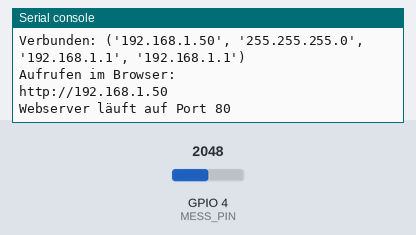
The program below on a simulated ESP32 board running MicroPython. On the bench: the last lines printed to the serial console. The test bench sets the inputs (shaded band); at power-on: GPIO 4 (MESS_PIN) = 2048 (analog values on the 0–4095 scale). WiFi joins after 1.5 s; the clock reads 2024-03-15 10:24:30 at power-on unless the program sets it.

Above: at 2.7 s.
2.8 s: GPIO 4 (MESS_PIN) set to 2866
At 6.6 s:
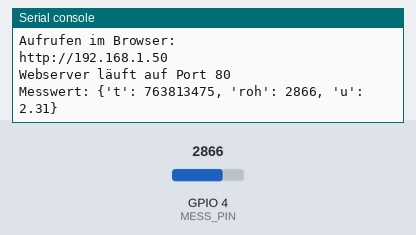
11.6 s: GPIO 4 (MESS_PIN) set to 3603
At 15.7 s:
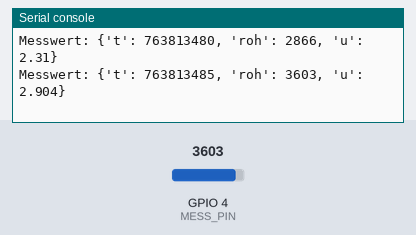

The program:

ESP32-WEB-Langzeit-Speicheroszi-1.py
```python
# main.py
# ESP32 MicroPython Langzeit-Web-Speicheroszi

import network
import socket
import time
import json
from machine import ADC, Pin

# -----------------------------
# Einstellungen
# -----------------------------
SSID = "raspi"
PASS = "abcd1234"

MESS_PIN = 4          # ADC-Pin, z.B. GPIO4
MESSINTERVALL = 5000  # ms, z.B. 5000 = 5 Sekunden
MAX_WERTE = 200       # Anzahl gespeicherter Messwerte

# -----------------------------
# ADC vorbereiten
# -----------------------------
adc = ADC(Pin(MESS_PIN))
adc.atten(ADC.ATTN_11DB)      # Bereich bis ca. 3.3 V
adc.width(ADC.WIDTH_12BIT)    # 0...4095

werte = []
letzte_messung = 0


def wlan_verbinden():
    wlan = network.WLAN(network.STA_IF)
    wlan.active(True)
    wlan.connect(SSID, PASS)

    print("Verbinde WLAN...")
    while not wlan.isconnected():
        time.sleep(0.3)

    print("Verbunden:", wlan.ifconfig())
    return wlan.ifconfig()[0]


def messen():
    global letzte_messung

    jetzt = time.ticks_ms()

    if time.ticks_diff(jetzt, letzte_messung) >= MESSINTERVALL:
        letzte_messung = jetzt

        roh = adc.read()
        spannung = roh * 3.3 / 4095

        eintrag = {
            "t": time.time(),
            "roh": roh,
            "u": round(spannung, 3)
        }

        werte.append(eintrag)

        if len(werte) > MAX_WERTE:
            werte.pop(0)

        print("Messwert:", eintrag)


def html_seite():
    return """<!DOCTYPE html>
<html>
<head>
<meta charset="utf-8">
<title>ESP32 Langzeit-Speicheroszi</title>

<style>
body {
    font-family: Arial;
    margin: 20px;
    background: #f0f0f0;
}

#box {
    background: white;
    padding: 20px;
    border-radius: 12px;
    max-width: 900px;
}

#wert {
    font-size: 32px;
    font-weight: bold;
    color: #0060aa;
}

canvas {
    background: #111;
    width: 100%;
    height: 300px;
    border-radius: 8px;
}
</style>
</head>

<body>
<div id="box">
    <h1>ESP32 Langzeit-Web-Speicheroszi</h1>

    <p>Aktueller Messwert:</p>
    <div id="wert">---</div>

    <p>Letzte Aktualisierung: <span id="zeit">---</span></p>

    <canvas id="canvas" width="800" height="300"></canvas>
</div>

<script>
let daten = [];

async function aktualisieren() {
    try {
        let antwort = await fetch("/data");
        daten = await antwort.json();

        if (daten.length > 0) {
            let letzter = daten[daten.length - 1];
            document.getElementById("wert").innerHTML =
                letzter.u + " V &nbsp; (" + letzter.roh + ")";

            let jetzt = new Date();
            document.getElementById("zeit").innerHTML =
                jetzt.toLocaleTimeString();
        }

        zeichnen();
    } catch (e) {
        console.log("Fehler:", e);
    }
}

function zeichnen() {
    let c = document.getElementById("canvas");
    let ctx = c.getContext("2d");

    ctx.clearRect(0, 0, c.width, c.height);

    // Hintergrund
    ctx.fillStyle = "#111";
    ctx.fillRect(0, 0, c.width, c.height);

    // Gitter
    ctx.strokeStyle = "#333";
    ctx.lineWidth = 1;

    for (let x = 0; x < c.width; x += 50) {
        ctx.beginPath();
        ctx.moveTo(x, 0);
        ctx.lineTo(x, c.height);
        ctx.stroke();
    }

    for (let y = 0; y < c.height; y += 50) {
        ctx.beginPath();
        ctx.moveTo(0, y);
        ctx.lineTo(c.width, y);
        ctx.stroke();
    }

    if (daten.length < 1) return;

    ctx.strokeStyle = "#00ff66";
    ctx.lineWidth = 2;
    ctx.beginPath();

    for (let i = 0; i < daten.length; i++) {
        let x = i * c.width / (daten.length - 1);
        let y = c.height - daten[i].roh * c.height / 4095;

        if (i == 0) ctx.moveTo(x, y);
        else ctx.lineTo(x, y);
    }

    ctx.stroke();
}

// Webseite fragt regelmäßig nach neuen Daten.
// Sinnvoll: etwas schneller als das Messintervall.
setInterval(aktualisieren, 1000);
aktualisieren();
</script>

</body>
</html>
"""


def http_server():
    addr = socket.getaddrinfo("0.0.0.0", 80)[0][-1]

    s = socket.socket()
    s.setsockopt(socket.SOL_SOCKET, socket.SO_REUSEADDR, 1)
    s.bind(addr)
    s.listen(1)

    print("Webserver läuft auf Port 80")

    while True:
        messen()

        try:
            s.settimeout(0.2)
            client, addr = s.accept()
        except OSError:
            continue

        request = client.recv(1024).decode()

        if "GET /data" in request:
            antwort = json.dumps(werte)
            client.send("HTTP/1.1 200 OK\r\n")
            client.send("Content-Type: application/json\r\n")
            client.send("Connection: close\r\n\r\n")
            client.send(antwort)

        else:
            antwort = html_seite()
            client.send("HTTP/1.1 200 OK\r\n")
            client.send("Content-Type: text/html\r\n")
            client.send("Connection: close\r\n\r\n")
            client.send(antwort)

        client.close()


# -----------------------------
# Start
# -----------------------------
ip = wlan_verbinden()
print("Aufrufen im Browser:")
print("http://" + ip)

http_server()
```

Measured:
- after the input at 2.8 s, the serial console: prints a new line after 2.3 s (image 1)
- after the input at 11.6 s, the serial console: prints a new line after 3.6 s (image 2)
